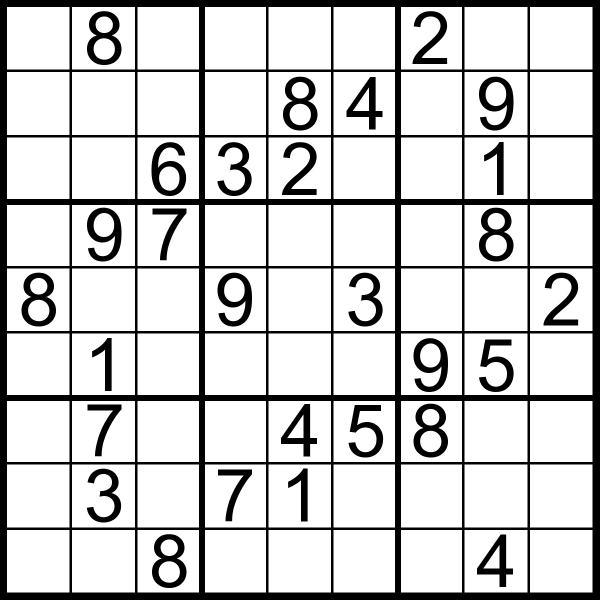
#> input picture AI/OpenCV/easypuzzle.png, 1200 x 1200 px (shown at 1/2 size)
$ jupyter execute --allow-errors '3_Sudoku_Puzzle_Using Deep Learning_OpenCV_And_Backtracking.ipynb'   (shell and % lines are left out)
#> lines starting #> are read from the running program, lines starting #| are printed output that depends on the picture; after the words box and inside, x2 and y2 are one past the last pixel; in counts of white or black regions, pixels touching at a corner belong together
# **Sudoku Game with Deep Learning, OpenCV and Backtracking**

The sudoku game is something almost everyone plays either on a daily basis or at least once in a while. The game consists of a 9×9 board with numbers and blanks on it. The goal is to fill the blank spaces with suitable numbers. These numbers can be filled keeping in mind some rules. The rule for filling these empty spaces is that the number should not appear in the same row, same column or in the same 3×3 grid. Wouldn’t it be interesting to use the concepts of OpenCV, deep learning and backtracking to solve a game of sudoku?

In this practice session, we will build an automatic sudoku solver using deep learning, OpenCV image processing and backtracking.

## **Using CNN and MNIST dataset**

Now, since this game involves numbers let us make use of the simple MNIST dataset and build a neural network on it. We will use Keras to build this neural network.

## **Import libraries and load the data**

[cell 1]

import IPython
IPython.Application.instance().kernel.do_shutdown(True)

[cell 2]
from sklearn.model_selection import train_test_split
from tensorflow.keras import backend as K
from tensorflow.keras.models import Sequential
from tensorflow.keras.layers import Convolution2D, Lambda, MaxPooling2D, Flatten, Dense,Conv2D
from keras.utils.np_utils import to_categorical
from keras.datasets import mnist
#> (the rest of this cell did not finish here and is left out)

## **Data pre-processing**

Let us pre-process the data by reshaping them and normalizing the data. I have also converted the target column into categorical values.

#> (a cell that did not finish here is left out)

## **Build a sequential CNN and train**

Here we will build a convolutional neural network with only three layers since we are using MNIST data and it is easy to converge.

#> (a cell that did not finish here is left out)

Now that the model has been trained, we can save the weights of the model and use it for the sudoku game.

[cell 5]
# model.save('sudokucnn.h5')

## **Using OpenCV for image processing**

After we have built the model and saved it, let us now move on to the image processing part of the puzzle. For this, I have selected a random puzzle from the internet.

[cell 6]
# !wget https://riyadmahmud111.files.wordpress.com/2013/03/easypuzzle.png

You can download the above image with this link. Once you have this image, let us use OpenCV and read this image.

[cell 7]
import cv2
import numpy as np
import matplotlib.pyplot as plt
puzzle= cv2.imread('easypuzzle.png')
#> puzzle is the input picture: shape (1200, 1200, 3); min 0, max 255, mean 206.7
gray_puzzle= cv2.cvtColor(puzzle, cv2.COLOR_BGR2GRAY)
plt.imshow(gray_puzzle,cmap='gray')
#> (this line was passed over: IPython is not available in this run)

The next step here is to reduce the background noise in the image and set all the blanks to 0 value since the machine needs to understand where the numbers have to be filled.

To do this, we will use the OpenCV gaussian blur and the inverse binary threshold. Using the inverse binary threshold, the destination pixels will be set to zero if the condition that the source pixel is greater than zero is satisfied.

[cell 8]
destination = cv2.GaussianBlur(gray_puzzle,(1,1),cv2.BORDER_DEFAULT)
source_px,threshold_val = cv2.threshold(gray_puzzle, 180, 255,cv2.THRESH_BINARY_INV)
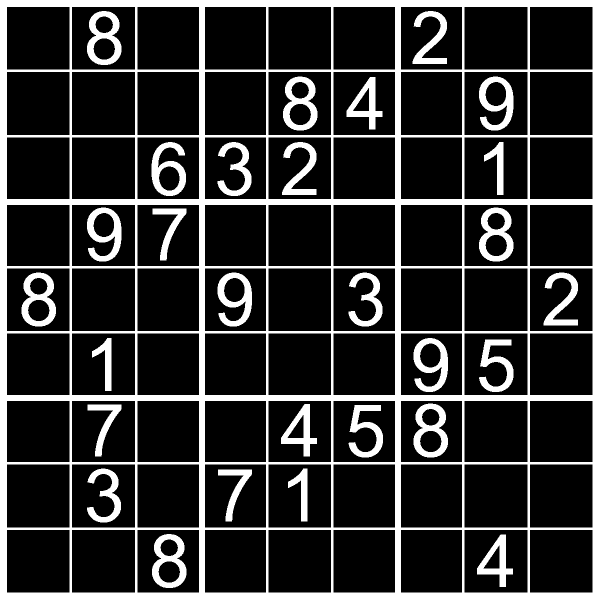
#> threshold_val: shape (1200, 1200) (shown at 1/2 size); 19% white; 29 white regions, largest, box (x1, y1, x2, y2) and area: (0, 0, 1200, 1200) 192311, (174, 22, 243, 130) 3567, (566, 153, 635, 261) 3567
plt.imshow(threshold_val,cmap='gray')
#> (this line was passed over: IPython is not available in this run)

As the image shows, all the destination pixels have been converted to grayscale.

Now, we have the source and destination pixels but the image grids are not being read. This is important because the machine needs to understand that there are 9 3X3 grids present within the main grid. To do this, we will use the probabilistic hough transform and warping methods of Opencv.

#> (a cell that did not finish here is left out)

The final step of image processing is to warp the image so that the complete top-down view can be obtained. This is an important step so that the machine understands how to read the image and where it should start reading the image from.

To do this, we need to contour the image and then find the width and height of the image as follows.

#> (a cell that did not finish here is left out)

Once the image is warped we can save this and move on to the predictions.

#> (a cell that did not finish here is left out)

## **Making predictions**

Once we have the image and model ready, we can start loading them and making the predictions on the image.

#> (a cell that did not finish here is left out)

Now, the first step is to write a function that will predict all the existing numbers on the grid.

[cell 13]
# [22 lines left out: function existining_pred, not called in this run]

Next, we need to extract the positions of the individual cells. This can be done as follows:

[cell 14]
# [18 lines left out: function getcells, not called in this run]

Now, we will predict the numbers by writing the logic to understand the rules of the game as shown below.

[cell 15]
# [19 lines left out: function predictnums, not called in this run]

Now, we will use the transformed image that was created earlier and extract the sudoku digits and print the board as per the extracted values.

[cell 16]
# [9 lines left out: function sudoku_dig, not called in this run]
#> (the rest of this cell did not finish here and is left out)

## **Backtracking for making predictions**

For solving this format of the board, we need to first let the machine find empty spaces and check for the valid numbers that can be put in the right spaces. Empty spaces are those that have 0 as the value.

[cell 17]
def check_empty(board_img):
    for i in range(len(board_img)):
        for j in range(len(board_img[0])):
            if board_img[i][j] == 0:
                return (i, j)
#> this loop made 1 pass
    return None
